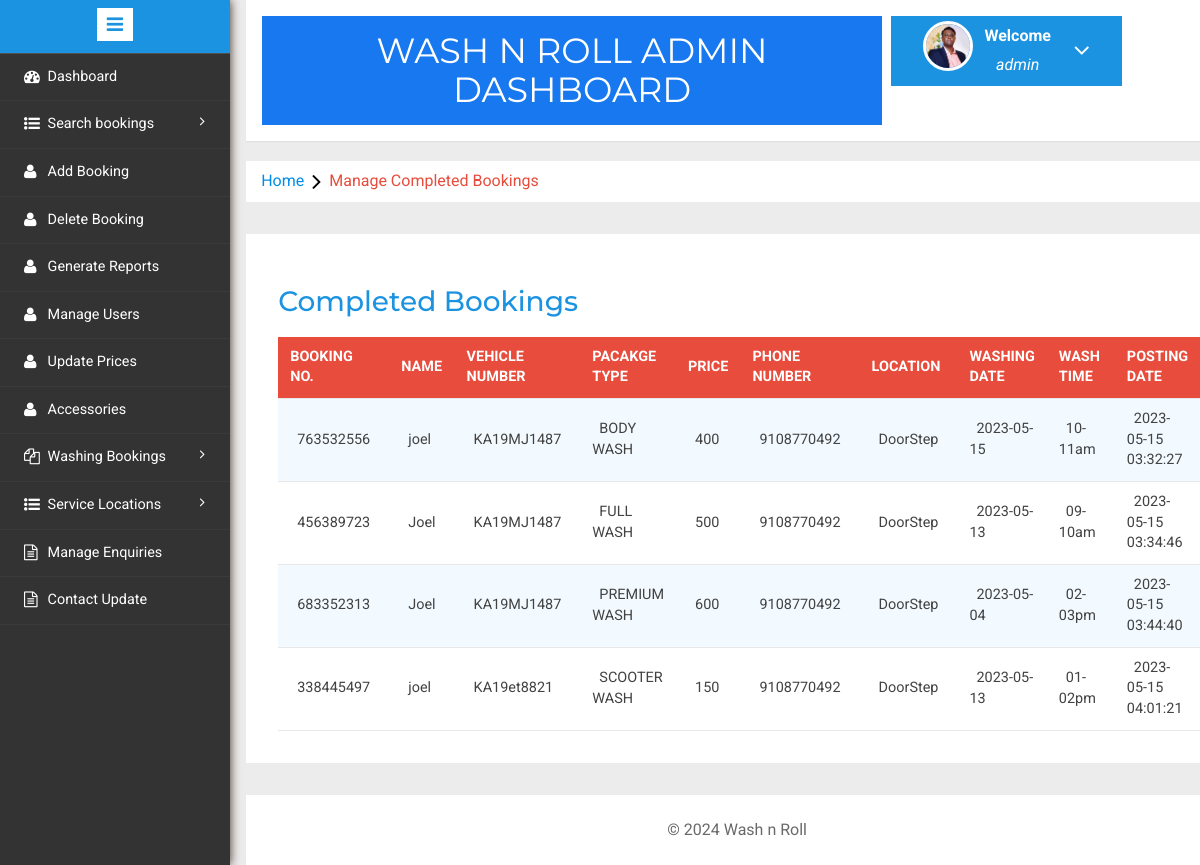
The page /admin/completed-booking.php (signed in) on the database its author committed.
### tables this page shows
CREATE TABLE `tblcarwashbooking` (
  `id` int(11) NOT NULL,
  `bookingId` bigint(10) DEFAULT NULL,
  `packageType` varchar(120) DEFAULT NULL,
  `price` int(11) NOT NULL,
  `carWashPoint` int(11) DEFAULT NULL,
  `fullName` varchar(150) DEFAULT NULL,
  `mobileNumber` bigint(12) DEFAULT NULL,
  `regno` varchar(10) NOT NULL,
  `washDate` date DEFAULT NULL,
  `washTime` varchar(50) DEFAULT NULL,
  `message` mediumtext DEFAULT NULL,
  `address` varchar(500) NOT NULL,
  `status` varchar(120) DEFAULT NULL,
  `adminRemark` mediumtext DEFAULT NULL,
  `paymentMode` varchar(120) DEFAULT NULL,
  `txnNumber` varchar(120) DEFAULT NULL,
  `postingDate` timestamp NULL DEFAULT current_timestamp(),
  `lastUpdationDate` timestamp NULL DEFAULT NULL ON UPDATE current_timestamp()
);

CREATE TABLE `tblwashingpoints` (
  `id` int(11) NOT NULL,
  `washingPointName` varchar(255) DEFAULT NULL,
  `washingPointAddress` varchar(255) DEFAULT NULL,
  `contactNumber` bigint(20) DEFAULT NULL,
  `creationDate` timestamp NOT NULL DEFAULT current_timestamp()
);

### admin/completed-booking.php (the view, shortened to what this page needs)
<?php
include('includes/config.php');
if(strlen($_SESSION['alogin'])==0)
	{
header('location:index.php');
}
else{
	?>
<!DOCTYPE HTML>
<html>
<head>
<link href="css/bootstrap.min.css" rel='stylesheet' type='text/css' />
<link href="css/style.css" rel='stylesheet' type='text/css' />
<link rel="stylesheet" href="css/morris.css" type="text/css"/>
<link href="css/font-awesome.css" rel="stylesheet">
<link rel="stylesheet" type="text/css" href="css/table-style.css" />
<link rel="stylesheet" type="text/css" href="css/basictable.css" />
<link rel="stylesheet" href="css/icon-font.min.css" type='text/css' />
</head>
<body>
   <div class="page-container">
<div class="left-content">
	   <div class="mother-grid-inner">
				<?php include('includes/header.php');?>
				</div>
<ol class="breadcrumb">
                <li class="breadcrumb-item"><a href="dashboard.php">Home</a><i class="fa fa-angle-right"></i>Manage Completed Bookings</li>
            </ol>
<div class="agile-grids">
				<div class="agile-tables">
					<div class="w3l-table-info">
					  <h2>Completed Bookings</h2>
					    <table id="table">
						<thead>
						  <tr>
						  <th>Booking No.</th>
							<th>Name</th>
							<th>Vehicle Number</th>
							<th width="200">Pacakge Type</th>
							<th width="100">Price</th>
							<th width="200">Phone number</th>
							<th>Location </th>
							<th>Washing Date
<th>Wash Time </th>
							<th width="200">Posting date </th>
						  </tr>
						</thead>
						<tbody>
<?php $sql = "SELECT *,tblcarwashbooking.id as bid from tblcarwashbooking
join tblwashingpoints on tblwashingpoints.id=tblcarwashbooking.carWashPoint
 where status='Completed'";
$query = $dbh -> prepare($sql);
$query->execute();
$results=$query->fetchAll(PDO::FETCH_OBJ);
if($query->rowCount() > 0)
{
foreach($results as $result)
{				?>
						  <tr>
							<td><?php echo htmlentities($result->bookingId);?></td>
							<td><?php echo htmlentities($result->fullName);?></td>
							<td><?php echo htmlentities($result->regno);?></td>
								<td width="50">
								<?php $ptype=$result->packageType;
if($ptype=="bodywash"): echo "BODY WASH ";endif;
if($ptype=="fullwash"): echo "FULL WASH ";endif;
if($ptype=="premiumwash"): echo "PREMIUM WASH";endif;
if($ptype=="scooterwash"): echo "SCOOTER WASH ";endif;
							?></td>
							<td><?php echo htmlentities($result->price);?></td>
							<td><?php echo htmlentities($result->mobileNumber);?></td>
							<td><?php echo htmlentities($result->washingPointName	);?><br />
							<td><?php echo htmlentities($result->washDate);?></td>
							<td><?php echo htmlentities($result->washTime);?></td>
								<td><?php echo htmlentities($result->postingDate);?></td>
<?php } ?>
</tr>
						 <?php } else { ?>
						 	<tr>
						 		<td colspan="6" style="color:red;">No Record found</td>
						 	</tr>
						 <?php } ?>
						</tbody>
					  </table>
					</div>
			</div>
<?php include('includes/footer.php');?>
</div>
</div>
						<?php include('includes/sidebarmenu.php');?>
							</div>
</body>
</html>
<?php } ?>

### admin/includes/header.php (shortened to what this page needs)
<div class="header-main">
					<div class="logo-w3-agile">
								<h1><a href="dashboard.php">Wash n Roll Admin Dashboard</a></h1>
							</div>
						<div class="profile_details w3l">
								<ul>
									<li class="dropdown profile_details_drop">
										<a href="#" class="dropdown-toggle" data-toggle="dropdown" aria-expanded="false">
											<div class="profile_img">
												<span class="prfil-img"><img src="images/Joel James Professional.jpg" alt=""> </span>
												<div class="user-name">
													<p>Welcome</p>
													<span><?php echo $_SESSION['alogin']; ?></span>
												</div>
												<i class="fa fa-angle-down"></i>
												<div class="clearfix"></div>
											</div>
										</a>
									</li>
								</ul>
							</div>
				</div>

### admin/includes/footer.php
<div class="copyrights">
	 <p>© <?php echo date('Y');?> Wash n Roll</p>
</div>

### admin/includes/sidebarmenu.php (shortened to what this page needs)
<div class="sidebar-menu">
					<header class="logo1">
						<a href="#" class="sidebar-icon"> <span class="fa fa-bars"></span> </a>
					</header>
                           <div class="menu">
									<ul id="menu" >
										<li><a href="dashboard.php"><i class="fa fa-tachometer"></i> <span>Dashboard</span><div class="clearfix"></div></a></li>
<li id="menu-academico" ><a href="#"><i class="fa fa-list-ul" aria-hidden="true"></i><span>Search bookings</span> <span class="fa fa-angle-right" style="float: right"></span><div class="clearfix"></div></a>
										</li>
	<li><a href="add-booking.php"><i class="fa fa-user" aria-hidden="true"></i>  <span>Add Booking</span><div class="clearfix"></div></a></li>
	<li><a href="deletebooking.php"><i class="fa fa-user" aria-hidden="true"></i>  <span>Delete Booking</span><div class="clearfix"></div></a></li>
	<li><a href="reports.php"><i class="fa fa-user" aria-hidden="true"></i>  <span>Generate Reports</span><div class="clearfix"></div></a></li>
	<li><a href="manageusers.php"><i class="fa fa-user" aria-hidden="true"></i>  <span>Manage Users</span><div class="clearfix"></div></a></li>
	<li><a href="updateprice.php"><i class="fa fa-user" aria-hidden="true"></i>  <span>Update Prices</span><div class="clearfix"></div></a></li>
	<li><a href="http://localhost/shopping/admin/manage-products.php"><i class="fa fa-user" aria-hidden="true"></i>  <span>Accessories</span><div class="clearfix"></div></a></li>
		 <li id="menu-academico" ><a href="#"><i class="fa fa-files-o" aria-hidden="true"></i><span>Washing Bookings</span> <span class="fa fa-angle-right" style="float: right"></span><div class="clearfix"></div></a>
										</li>
<li id="menu-academico" ><a href="#"><i class="fa fa-list-ul" aria-hidden="true"></i><span>Service Locations</span> <span class="fa fa-angle-right" style="float: right"></span><div class="clearfix"></div></a>
										</li>
									<li><a href="manage-enquires.php"><i class="fa fa-file-text-o" aria-hidden="true"></i>  <span>Manage Enquiries</span><div class="clearfix"></div></a></li>
									<li><a href="contact.php"><i class="fa fa-file-text-o" aria-hidden="true"></i>  <span>Contact Update</span><div class="clearfix"></div></a></li>
								  </ul>
								</div>
							  </div>

### admin/css/table-style.css (style rules this page uses)
table { background: white; border-collapse: collapse; margin: 1.25em 0 0; width: 100%; }
table tr, table th, table td { border: none; border-bottom: 1px solid #e8e8e8; font-size: .95em; }
table th, table td { padding: 10px 12px; text-align: left; }
table th { background: #e74c3c; color: #fff; text-transform: uppercase; }
table tr td { background: #f3faff; color: #424242; }
table tr:nth-of-type(2n+2) td { background: #ffffff; }
table { width: 100%; }

### rows shown on the page
tblcarwashbooking: bookingId "763532556", fullName "joel", regno "KA19MJ1487", packageType "BODY WASH", price "400", mobileNumber "9108770492", carWashPoint.washingPointName "DoorStep", washDate "2023-05-15", washTime "10-11am", postingDate "2023-05-15 03:32:27"
tblcarwashbooking: bookingId "456389723", fullName "Joel", regno "KA19MJ1487", packageType "FULL WASH", price "500", mobileNumber "9108770492", carWashPoint.washingPointName "DoorStep", washDate "2023-05-13", washTime "09-10am", postingDate "2023-05-15 03:34:46"
tblcarwashbooking: bookingId "683352313", fullName "Joel", regno "KA19MJ1487", packageType "PREMIUM WASH", price "600", mobileNumber "9108770492", carWashPoint.washingPointName "DoorStep", washDate "2023-05-04", washTime "02-03pm", postingDate "2023-05-15 03:44:40"
tblcarwashbooking: bookingId "338445497", fullName "joel", regno "KA19et8821", packageType "SCOOTER WASH", price "150", mobileNumber "9108770492", carWashPoint.washingPointName "DoorStep", washDate "2023-05-13", washTime "01-02pm", postingDate "2023-05-15 04:01:21"

### other values the page prints
$_SESSION['alogin'] "admin"
